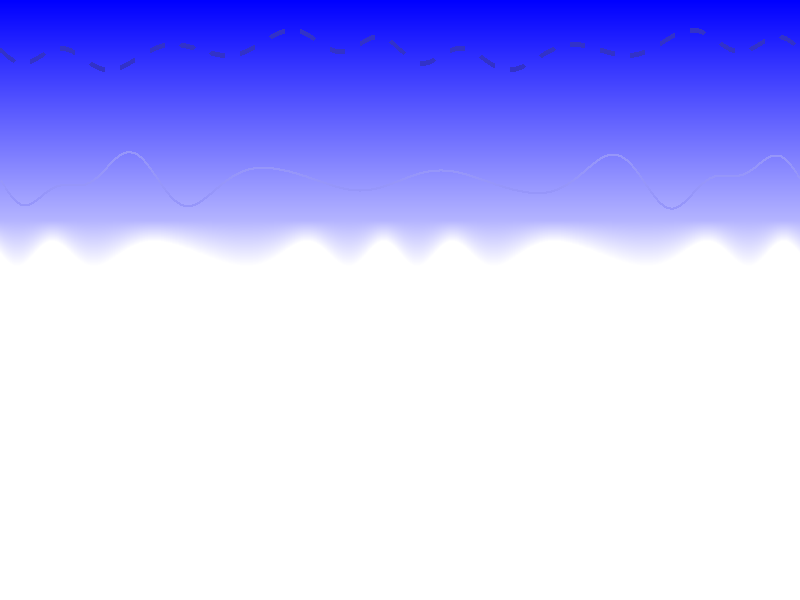

Reproduce this figure in Python.
import numpy as np
from PIL import Image, ImageDraw

# 画像サイズ
width, height = 800, 600

# 正弦波のパラメータ
amplitude = 30
offset = 300
carrier_freq = 8         # キャリア周波数 f_c
mod_freq = 2             # モジュレーション周波数 f_m
mod_index = 2            # 周波数変調係数 β

# 固定グラデーションの高さ（px）
y_fixed = 220  # ← ここを固定値にしたのが重要
border = 180

# 画像生成
img = Image.new('RGB', (width, height))
pixels = img.load()

y_wave_array1 = []
y_wave_array2 = []

for x in range(width):
    # 白くなる高さ：正弦波
    x_norm = x / width
    # FM信号で高さを決定
    y_wave = int(offset + amplitude * np.sin(
        2 * np.pi * carrier_freq * x_norm + mod_index * np.sin(2 * np.pi * mod_freq * x_norm)
    ))
    y_wave_array1.append(int(offset + 10 * np.sin(
        2 * np.pi * carrier_freq * x_norm + 3 * np.sin(2 * np.pi * 1 * x_norm)
    ) + 20 * np.sin(2 * np.pi * 5 * x_norm)))
    y_wave_array2.append(int(offset + 10 * np.sin(
        2 * np.pi * carrier_freq * x_norm + 1 * np.sin(2 * np.pi * 2 * x_norm)
    ) + 10 * np.sin(2 * np.pi * 2 * x_norm)))

    for y in range(height):
        if y < y_fixed:
            # 上部：固定グラデーション
            t = y / y_fixed
            r = g = int(border * t)
            b = 255
        elif y < y_wave:
            # 中間部：各xに応じたグラデーション
            t = (y - y_fixed) / (y_wave - y_fixed)
            r = g = border+int(border * t)
            b = 255
        else:
            # 完全な白
            r = g = b = 255

        pixels[x, y] = (r, g, b)

# 描画オブジェクト作成
draw = ImageDraw.Draw(img)

# --- FM波に沿った線を2本描画 ---

line2 = []
count = 0
for x in range(0, width):
    if count % 30 < 15:
        line2.append((x, max(0, y_wave_array2[x] - 250)))
    elif count % 30 == 15:
        draw.line(line2, fill=(50,50,200), width=5)
        line2 = []
    count += 1


# 1. 薄い黒色の実線（y_waveより20px上）
line1 = [(x, max(0, y_wave_array1[x] - 120)) for x in range(width)]
draw.line(line1, fill=(150,150,250), width=2)


# 画像を保存
img.save('background.png')